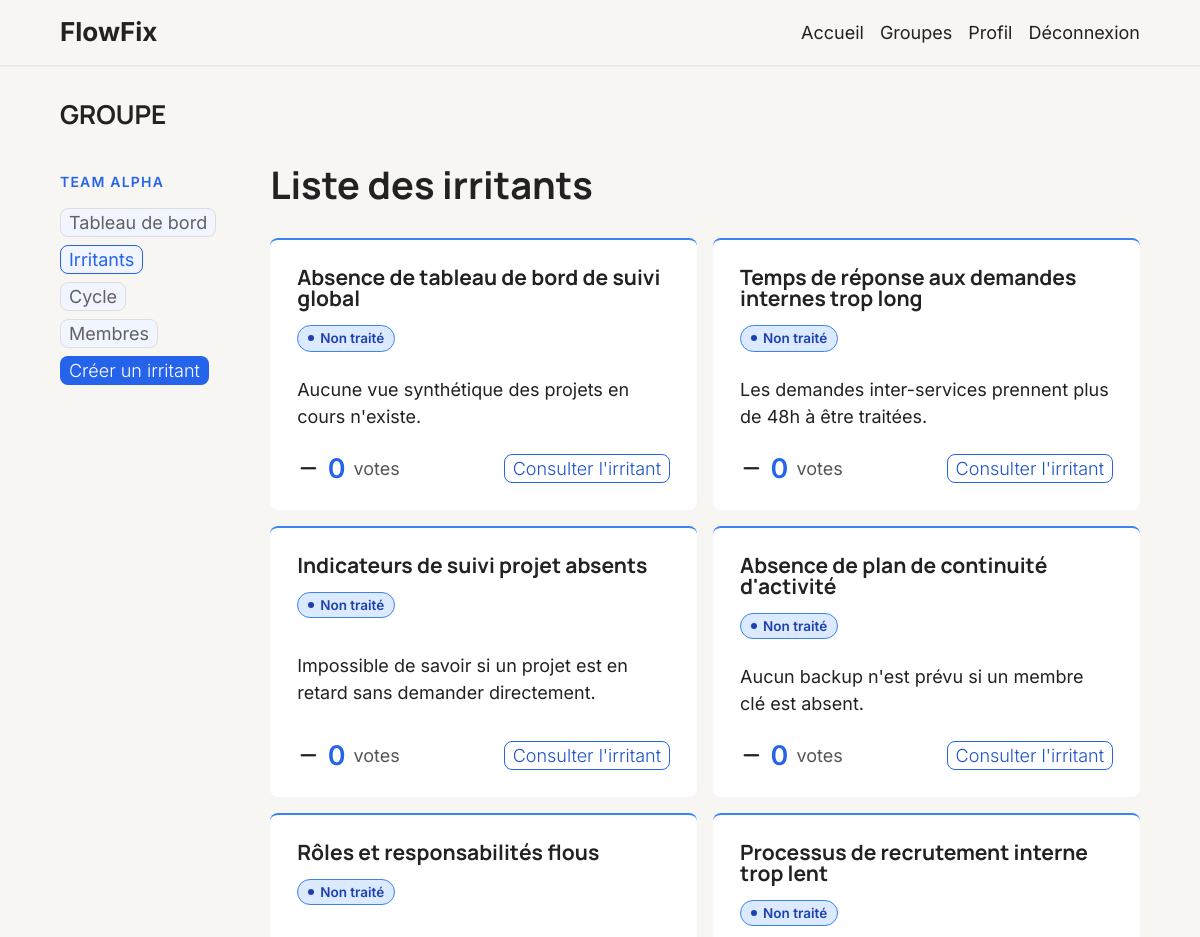
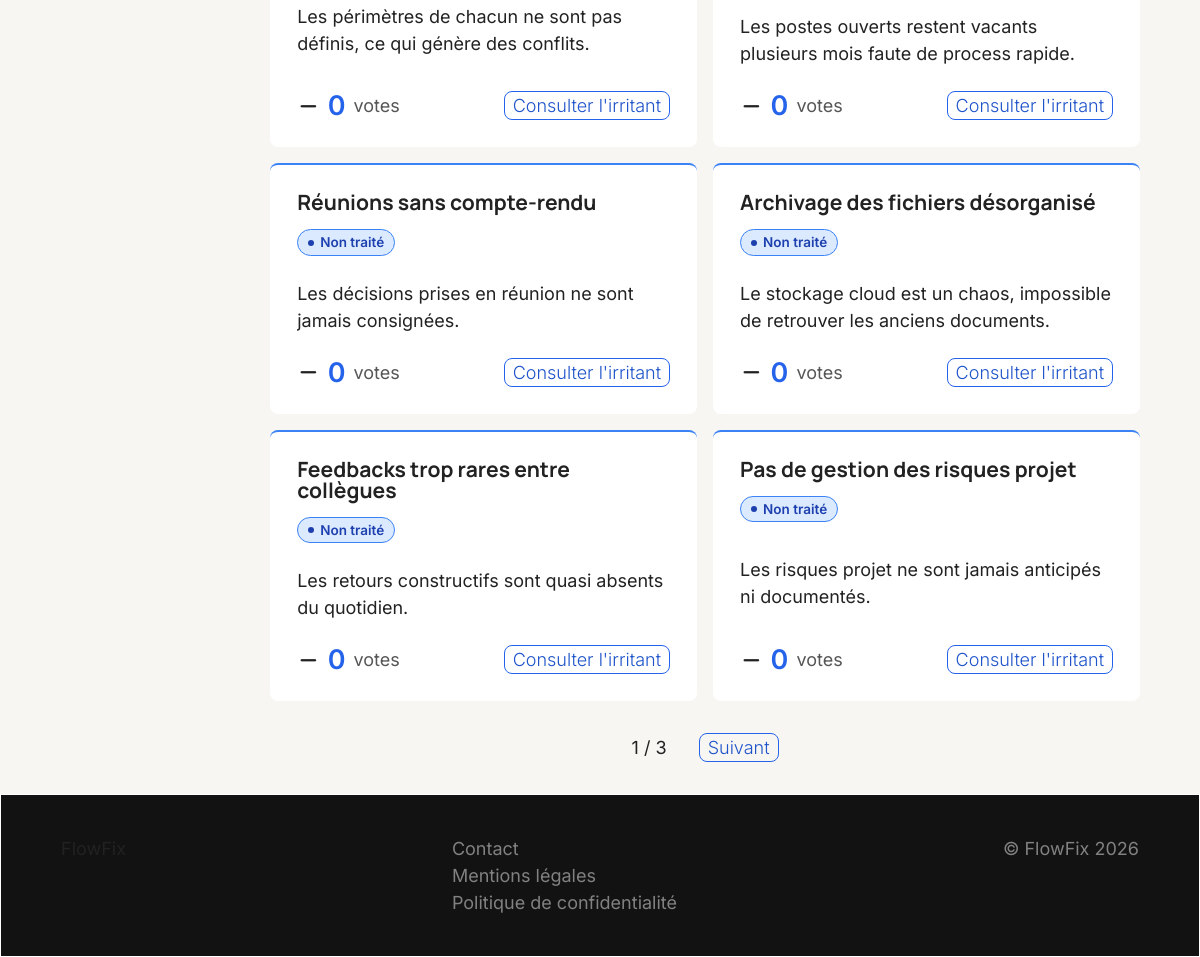
Page /team/1/frictions (signed in) on the committed database (2 pictures, top to bottom).
### tables this page shows
CREATE TABLE `FRICTIONS` (
  `id` int NOT NULL,
  `created_at` datetime NOT NULL,
  `title` varchar(100) NOT NULL,
  `description` varchar(2000) DEFAULT NULL,
  `updated_at` datetime DEFAULT NULL,
  `author_id` int NOT NULL,
  `team_id` int NOT NULL,
  `status_id` int NOT NULL
);

CREATE TABLE `FRICTION_STATUS` (
  `id` int NOT NULL,
  `label` varchar(100) NOT NULL
);

### Core/BaseController.php (called while the page is built, shortened)
<?php
abstract class BaseController {
    public function renderView($view,?array $data=null){
        require(ROOT."/App/Views/Layout/layout.php");
    }
}
?>

### App/Controllers/TeamController.php (called while the page is built, shortened)
<?php
class TeamController extends BaseController{
    private TeamService $teamService;
    public function __construct() {
        $this->teamService = new TeamService();
    }
    public function showFrictionsPage($params){
        $page = (isset($_GET["page"]) && is_numeric($_GET["page"])) ? (int) $_GET["page"] : 1;
        $data = $this->teamService->getFrictionsPage($params["teamId"], $page);
        $data["teamId"]      = $params["teamId"];
        $data["teamName"]    = $this->teamService->getTeamName($params["teamId"]);
        $data["isModerator"] = (in_array($params["teamId"],$_SESSION["moderateTeamsId"])) ? true : false;
        $this->renderView("Team/teamFrictions",$data);
    }
}
?>

### index.php (called while the page is built, shortened)
<?php
$AVAILABLES_ROUTES = include(ROOT."/Config/Routes.php");
$router = new Router($AVAILABLES_ROUTES);
$router->getController();
?>

### App/Services/TeamService.php (called while the page is built, shortened)
<?php
class TeamService extends BaseService{
    private FrictionModel $frictionModel;
    public function __construct()
    {
        $this->frictionModel = new FrictionModel();
    }
    public function getFrictionsPage($teamId, $page = 1, $limit = 10){
        $offset = ($page - 1) * $limit;
        $frictions = $this->frictionModel->findByTeamPaginated($teamId, $limit, $offset);
        $total = $this->frictionModel->countByTeam($teamId);
        $response["frictions"]   = $frictions ?? null;
        $response["currentPage"] = $page;
        $response["totalPages"]  = (int) ceil($total / $limit);
        $response["teamId"]      = $teamId;
        return $response;
    }
}
?>

### Core/Database.php (called while the page is built, shortened)
<?php
class Database {
    private static ?self $instance = null;
    private PDO $connection;
    private function __construct() {
        $this->connection = new PDO("mysql:
            host=".$_ENV['DB_HOST'].";
            dbname=".$_ENV['DB_NAME'],
            $_ENV['DB_USER'],
            $_ENV['DB_PASSWORD'],
            [PDO::ATTR_ERRMODE => PDO::ERRMODE_EXCEPTION]
        );
    }
    public static function getInstance(): self {
        if (self::$instance === null) {
            self::$instance = new self();
        }
        return self::$instance;
    }
    public function getConnection(): PDO {
        return $this->connection;
    }
}
?>

### Core/BaseModel.php (called while the page is built, shortened)
<?php
abstract class BaseModel {
    public function __construct() {
            $this->connection = Database::getInstance()->getConnection();
    }
}
?>

### App/Models/FrictionModel.php (called while the page is built, shortened)
<?php
class FrictionModel extends BaseModel{
    public function findByTeamPaginated($teamId, $limit, $offset) {
        $stmt = $this->connection->prepare(
            "SELECT f.*, fs.label AS status_label
            FROM FRICTIONS AS f
            JOIN FRICTION_STATUS AS fs ON f.status_id = fs.id
            WHERE f.team_id = :teamId
            ORDER BY f.created_at DESC
            LIMIT :limit OFFSET :offset
        ");
        $stmt->bindValue(":teamId", $teamId, PDO::PARAM_INT);
        $stmt->bindValue(":limit",  $limit,  PDO::PARAM_INT);
        $stmt->bindValue(":offset", $offset, PDO::PARAM_INT);
        $stmt->execute();
        return $stmt->fetchAll(PDO::FETCH_ASSOC);
    }
}
?>

### App/Views/Team/Partials/_friction.php (the view)
<?php
$icon = ($f["votes"]>0) ? "fa-arrow-up-long" : "fa-minus";
?>
<article class="frictionCard frictionCard--<?= $labelClassMap[$f["status_label"]] ?>">
    <header class="frictionCard__top">
        <h3><?= htmlspecialchars($f["title"]) ?></h3>
        <span class="badge badge--<?= $labelClassMap[$f["status_label"]] ?>">
            <?= htmlspecialchars($f["status_label"]) ?>
        </span>
    </header>
    <div class="frictionCard__description">
        <p><?= htmlspecialchars($f["description"]) ?></p>
    </div>
    <div class="frictionCard__bottom">
        <?php if ($f["status_label"] === "Non traité"): ?>
        <p class="upVote">
            <i class="upVote__arrow fa-solid <?= $icon ?>" aria-hidden="true"></i>
            <span class="upVote__count"><?= (int) $f["votes"] ?></span>
            <span class="upVote__label">votes</span>
        </p>
        <?php endif ?>
        <a class="btn-secondary--sm" href="team/<?= $teamId ?>/friction/<?= $f["id"] ?>">
            Consulter l'irritant
        </a>
    </div>
</article>

### Core/Router.php (shortened to what this page needs)
<?php
class Router{
    private array $AVAILABLES_ROUTES;
    public function __construct($AVAILABLES_ROUTES){
        $this->AVAILABLES_ROUTES = $AVAILABLES_ROUTES;
    }
    public function getController(){
        $action = $this->parseRoute();
        if($action){
            try{
                $controller = new $action["controller"];
                $method = $action["method"];
                $controller->$method($action["params"]);
            }catch(FormException $e){
                $_SESSION["formErrorMessage"]=$e->getMessage();
                $_SESSION["formErrors"]=$e->getErrors();
                header("Location:".BASE_URL.$e->getView());
                exit;
            }catch(RoleException $e){
                $_SESSION["error"]=$e->getMessage();
                header("Location:".BASE_URL.$e->getView());
                exit;
            }catch(PDOException $e){
                header("Location: ".BASE_URL."error");
                exit;
            }catch(Exception $e){
                header("Location: ".BASE_URL."error");
                exit;
            }
        }else{
            header("Location:".BASE_URL."404");
        }
    }
    public function parseRoute() {
        $requestMethod = $_SERVER['REQUEST_METHOD'];
        $requestedPath = !empty($_GET['url']) ? $_GET['url'] : "/";
        $requestedPath = explode("/",trim($requestedPath,"/"));
        $AVAILABLES_ROUTES = $this->AVAILABLES_ROUTES[$requestMethod];
        foreach($AVAILABLES_ROUTES as $pattern => $action){
            if(!empty($params))unset($params);
            $pattern = explode("/",trim($pattern,"/"));
            if(count($pattern)==count($requestedPath)){
                $match = true;
                for ($i=0; $i < count($pattern) ; $i++) {
                    if((str_starts_with($pattern[$i],"{") && str_ends_with($pattern[$i],"}")) && is_numeric($requestedPath[$i])){
                        $param = trim($pattern[$i],"{}");
                        $params[$param]=$$param;
                    }
                    else if($pattern[$i]!=$requestedPath[$i]){
                        $match=false;
                    }
                }
                if($match) return ["controller"=>$action["controller"],"method"=>$action["method"],"params"=>$params ?? null];
            }
        }
    }
}
?>

### App/Views/Layout/layout.php (shortened to what this page needs)
<!DOCTYPE html>
<html lang="fr">
<head>
    <link rel="stylesheet" href="Public/css/main.css">
    <link href="https://cdnjs.cloudflare.com/ajax/libs/font-awesome/7.0.1/css/all.min.css"
 rel="stylesheet">
</head>
<body>
    <header class="header">
        <nav class="header__nav navbar" aria-label="Navigation principale">
            <div class="container">
                <div class="navbar__inner">
                    <a href="" class="navbar__logo" aria-label="FlowFix — retour à l'accueil">
                        <span class="title-md">FlowFix</span>
                    </a>
                    <ul id="primary-menu" class="navbar__menu">
                        <li class="navbar__item">
                            <a class="navbar__link" href="">Accueil</a>
                        </li>
                        <?php if (empty($_SESSION["adminId"])): ?>
                            <?php if (!empty($_SESSION["userId"])): ?>
                                <li class="navbar__item">
                                    <a class="navbar__link" href="teams">Groupes</a>
                                </li>
                                <li class="navbar__item">
                                    <a class="navbar__link" href="account">Profil</a>
                                </li>
                                <li class="navbar__item">
                                    <form action="logout" method="post">
                                        <button class="navbar__link" type="submit">Déconnexion</button>
                                    </form>
                                </li>
                            <?php endif ?>
                        <?php endif ?>
                    </ul>
                </div>
            </div>
        </nav>
    </header>
    <main id="main" tabindex="-1">
        <?php include($contentPath); ?>
    </main>
    <footer class="footer">
        <div class="footer__inner container">
            <p class="footer__brand">FlowFix</p>
            <nav class="footer__nav" aria-label="Pied de page">
                <ul>
                    <li><a href="contact">Contact</a></li>
                    <li><a href="legal">Mentions légales</a></li>
                    <li><a href="privacy">Politique de confidentialité</a></li>
                </ul>
            </nav>
            <p class="footer__copyright">&copy; FlowFix 2026</p>
        </div>
    </footer>
</body>
</html>

### App/Views/Team/teamFrictions.php (shortened to what this page needs)
<?php
$labelClassMap = [
    'Non traité' => 'totreat',
    'En cours'   => 'inprogress',
    'En vote'    => 'invote',
    'Clos'       => 'closed'
];
$activeTab = 'frictions';
?>
<div class="teamPanel container page page--panel">
    <div class="page__header">
        <h1 class="title-md mb-32">GROUPE</h1>
    </div>
    <div class="page__panel">
        <?php include 'Partials/_nav.php' ?>
        <div class="page__content panelContent">
            <div class="panelContent__header">
                <h2 class="section__title title-lg">Liste des irritants</h2>
            </div>
            <div class="panelContent__sections">
                <section class="panelContent__section section">
                    <?php if (!$frictions): ?>
                        <p class="notice--info">Aucun irritant sur le groupe !</p>
                    <?php else: ?>
                        <div class="section__content">
                            <?php foreach ($frictions as $f): ?>
                                <?php include 'Partials/_friction.php' ?>
                            <?php endforeach ?>
                        </div>
                        <nav class="pagination">
                            <span><?= $currentPage ?> / <?= $totalPages ?></span>
                            <?php if ($currentPage < $totalPages): ?>
                                <a class="btn-secondary--sm" href="team/<?= $teamId ?>/frictions?page=<?= $currentPage + 1 ?>">
                                    Suivant
                                </a>
                            <?php else: ?>
                                <a class="btn-secondary--sm btn--inactive">Suivant</a>
                            <?php endif ?>
                        </nav>
                    <?php endif ?>
                </section>
            </div>
        </div>
    </div>
</div>

### App/Views/Team/Partials/_nav.php
<aside class="main__nav">
    <p class="section-label"><?= htmlspecialchars($teamName ?? "") ?></p>
    <nav class="subnav">
        <ul class="subnav__list">
            <li class="subnav__item <?= $activeTab === 'dashboard' ? 'btn-tab btn-tab--active' : 'btn-tab' ?>">
                <a href="team/<?= $teamId ?>">Tableau de bord</a>
            </li>
            <li class="subnav__item <?= $activeTab === 'frictions' ? 'btn-tab btn-tab--active' : 'btn-tab' ?>">
                <a href="team/<?= $teamId ?>/frictions">Irritants</a>
            </li>
            <li class="subnav__item <?= $activeTab === 'cycle' ? 'btn-tab btn-tab--active' : 'btn-tab' ?>">
                <a href="team/<?= $teamId ?>/cycle">Cycle</a>
            </li>
            <li class="subnav__item <?= $activeTab === 'members' ? 'btn-tab btn-tab--active' : 'btn-tab' ?>">
                <a href="team/<?= $teamId ?>/members">Membres</a>
            </li>
            <li class="subnav__item btn-primary--sm">
                <a href="team/<?= $teamId ?>/friction/create">Créer un irritant</a>
            </li>
        </ul>
    </nav>
</aside>

### rows in the picture
frictions: title "Absence de tableau de bord de suivi global", friction_status.label "Non traité", description "Aucune vue synthétique des projets en cours n'existe.", votes "0"
frictions: title "Temps de réponse aux demandes internes trop long", friction_status.label "Non traité", description "Les demandes inter-services prennent plus de 48h à être traitées.", votes "0"
frictions: title "Indicateurs de suivi projet absents", friction_status.label "Non traité", description "Impossible de savoir si un projet est en retard sans demander directement.", votes "0"
frictions: title "Absence de plan de continuité d'activité", friction_status.label "Non traité", description "Aucun backup n'est prévu si un membre clé est absent.", votes "0"
frictions: title "Rôles et responsabilités flous", friction_status.label "Non traité", description "Les périmètres de chacun ne sont pas définis, ce qui génère des conflits.", votes "0"
frictions: title "Processus de recrutement interne trop lent", friction_status.label "Non traité", description "Les postes ouverts restent vacants plusieurs mois faute de process rapide.", votes "0"
frictions: title "Réunions sans compte-rendu", friction_status.label "Non traité", description "Les décisions prises en réunion ne sont jamais consignées.", votes "0"
frictions: title "Archivage des fichiers désorganisé", friction_status.label "Non traité", description "Le stockage cloud est un chaos, impossible de retrouver les anciens documents.", votes "0"
frictions: title "Feedbacks trop rares entre collègues", friction_status.label "Non traité", description "Les retours constructifs sont quasi absents du quotidien.", votes "0"
frictions: title "Pas de gestion des risques projet", friction_status.label "Non traité", description "Les risques projet ne sont jamais anticipés ni documentés.", votes "0"

### other values in the picture
$teamName "TEAM ALPHA"
$currentPage "1"
$totalPages "3"
